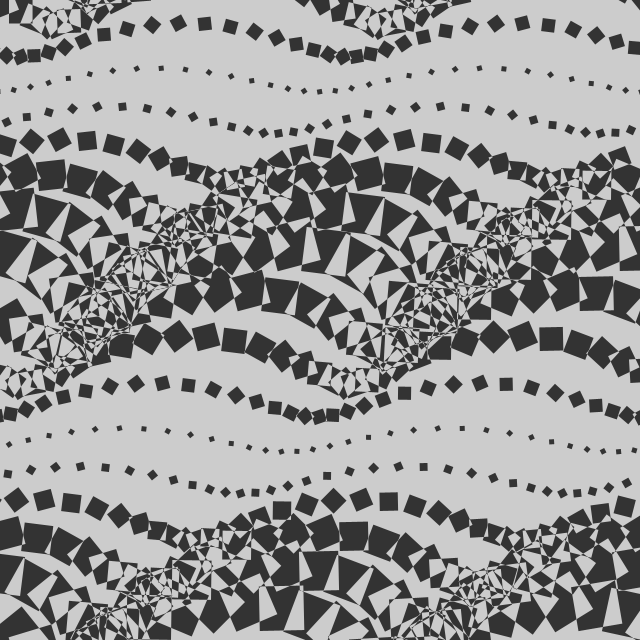
Frame 1 (no input)
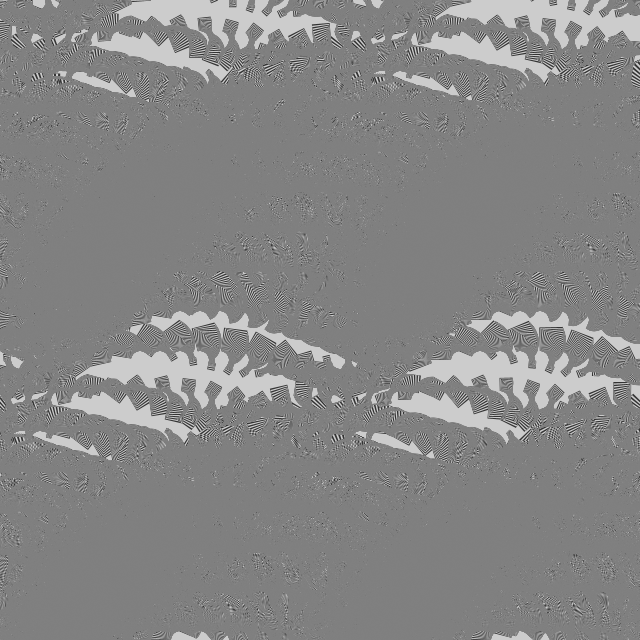
Frame 60 (the mouse pressed at the canvas centre just before this capture)
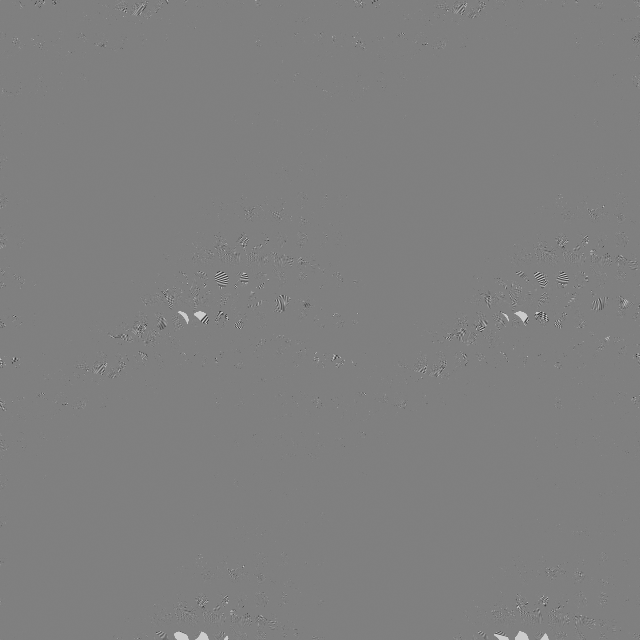
Frame 120 (the mouse held since frame 60 and released just before this capture)

The Processing sketch that drew these frames (run headless with seeded random() and noise(); from frame 60 on, the mouse is pressed at the canvas centre):

// Processing sketch: day194
// ── day194.pde
float t,x,y,s;
void setup(){
size(640,640);
blendMode(32);
}
void draw(){
clear();
for(x=-20;x<641;x+=20)
for(y=-40;y<641;y+=40){
push();
translate(x,y);
rotate((x+y)/3+t);
square(9,0,max(acos(sin(PI/180*y+t))*15,5));
pop();
}
t+=PI/90;
}
